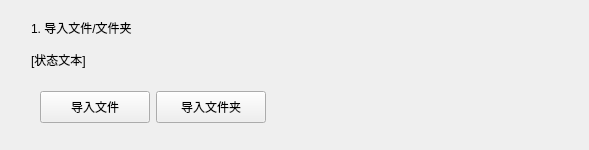
<?xml version="1.0" encoding="UTF-8"?>
<ui version="4.0">
 <class>ImportFileFolderWidget</class>
 <widget class="CardWidget" name="ImportFileFolderWidget">
  <property name="geometry">
   <rect>
    <x>0</x>
    <y>0</y>
    <width>589</width>
    <height>150</height>
   </rect>
  </property>
  <property name="sizePolicy">
   <sizepolicy hsizetype="Expanding" vsizetype="Fixed">
    <horstretch>0</horstretch>
    <verstretch>0</verstretch>
   </sizepolicy>
  </property>
  <property name="minimumSize">
   <size>
    <width>0</width>
    <height>150</height>
   </size>
  </property>
  <property name="maximumSize">
   <size>
    <width>16777215</width>
    <height>150</height>
   </size>
  </property>
  <property name="windowTitle">
   <string/>
  </property>
  <layout class="QGridLayout" name="gridLayout">
   <item row="0" column="0">
    <spacer name="Spacer1">
     <property name="orientation">
      <enum>Qt::Horizontal</enum>
     </property>
     <property name="sizeType">
      <enum>QSizePolicy::Fixed</enum>
     </property>
     <property name="sizeHint" stdset="0">
      <size>
       <width>20</width>
       <height>20</height>
      </size>
     </property>
    </spacer>
   </item>
   <item row="0" column="1">
    <widget class="SubtitleLabel" name="importTitle">
     <property name="sizePolicy">
      <sizepolicy hsizetype="Minimum" vsizetype="Fixed">
       <horstretch>0</horstretch>
       <verstretch>0</verstretch>
      </sizepolicy>
     </property>
     <property name="text">
      <string>1. 导入文件/文件夹</string>
     </property>
    </widget>
   </item>
   <item row="1" column="1">
    <widget class="BodyLabel" name="statusText">
     <property name="sizePolicy">
      <sizepolicy hsizetype="Expanding" vsizetype="Fixed">
       <horstretch>0</horstretch>
       <verstretch>0</verstretch>
      </sizepolicy>
     </property>
     <property name="text">
      <string>[状态文本]</string>
     </property>
    </widget>
   </item>
   <item row="2" column="1">
    <widget class="QWidget" name="importBtnWidget" native="true">
     <property name="sizePolicy">
      <sizepolicy hsizetype="Fixed" vsizetype="Fixed">
       <horstretch>0</horstretch>
       <verstretch>0</verstretch>
      </sizepolicy>
     </property>
     <layout class="QHBoxLayout" name="horizontalLayout_2">
      <item>
       <widget class="PrimaryPushButton" name="importFileBtn">
        <property name="minimumSize">
         <size>
          <width>110</width>
          <height>32</height>
         </size>
        </property>
        <property name="maximumSize">
         <size>
          <width>110</width>
          <height>32</height>
         </size>
        </property>
        <property name="text">
         <string>导入文件</string>
        </property>
       </widget>
      </item>
      <item>
       <widget class="PrimaryPushButton" name="ImportFolderBtn">
        <property name="minimumSize">
         <size>
          <width>110</width>
          <height>32</height>
         </size>
        </property>
        <property name="maximumSize">
         <size>
          <width>110</width>
          <height>32</height>
         </size>
        </property>
        <property name="text">
         <string>导入文件夹</string>
        </property>
       </widget>
      </item>
     </layout>
    </widget>
   </item>
   <item row="2" column="2">
    <spacer name="Spacer2">
     <property name="orientation">
      <enum>Qt::Horizontal</enum>
     </property>
     <property name="sizeHint" stdset="0">
      <size>
       <width>265</width>
       <height>20</height>
      </size>
     </property>
    </spacer>
   </item>
  </layout>
 </widget>
 <customwidgets>
  <customwidget>
   <class>PushButton</class>
   <extends>QPushButton</extends>
   <header>qfluentwidgets</header>
  </customwidget>
  <customwidget>
   <class>PrimaryPushButton</class>
   <extends>PushButton</extends>
   <header>qfluentwidgets</header>
  </customwidget>
  <customwidget>
   <class>CardWidget</class>
   <extends>QFrame</extends>
   <header>qfluentwidgets</header>
   <container>1</container>
  </customwidget>
  <customwidget>
   <class>BodyLabel</class>
   <extends>QLabel</extends>
   <header>qfluentwidgets</header>
  </customwidget>
  <customwidget>
   <class>SubtitleLabel</class>
   <extends>QLabel</extends>
   <header>qfluentwidgets</header>
  </customwidget>
 </customwidgets>
 <resources/>
 <connections/>
</ui>
